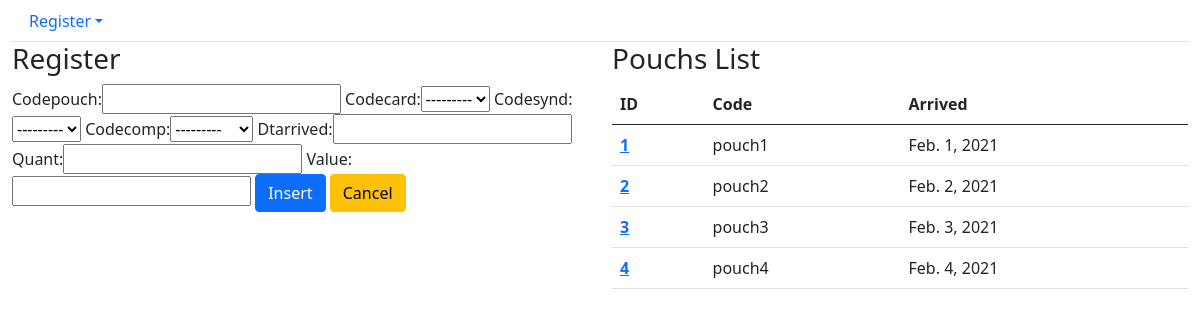
The page /core/pouchs/ on the database its author committed.
### core/models.py (models this page shows, shortened)
class Pouch(models.Model):
    codepouch = models.CharField(max_length=10, blank=False, null=False)
    codecard = models.ForeignKey(Card, blank=False, null=False, on_delete=models.CASCADE)
    codesynd = models.ForeignKey(Syndicate, blank=False, null=False, on_delete=models.CASCADE)
    codecomp = models.ForeignKey(Company, blank=False, null=False, on_delete=models.CASCADE)
    dtarrived = models.DateField(blank=False, null=False, validators=[verify_date])
    quant = models.IntegerField(blank=False, null=False)
    value = models.DecimalField(max_digits=11, decimal_places=2, blank=False, null=False)

### core/views.py (the view)
# urls.py: path('pouchs/', pouch_list, name='core_pouch_list'),
def pouch_list(request):
    pouchs = Pouch.objects.all()
    form = PouchForm
    data = {'pouchs': pouchs, 'form': form}
    return render(request, 'core/pouch_list.html', data)

### core/models.py (called while the page is built)
    def __str__(self):
        return self.namecard

    def __str__(self):
        return self.namesynd

    def __str__(self):
        return self.namecomp

### core/templates/core/pouch_list.html (shortened to what this page needs)
{% extends 'base.html' %}
{% load bootstrap %}
{% block main %}
    <div class="row">
        <div class="col-sm-6">
            <h3>Register</h3>
            <form action="{% url 'core_pouch_insert' %}" method="POST">
                {{ form|bootstrap }}
                <button type="submit" class="btn btn-primary">Insert</button>
                <a href="{% url 'index' %}" class="btn btn-warning">Cancel</a>
            </form>
        </div>
        <div class="col-sm-6">
            <h3>Pouchs List</h3>
            <table class="table">
              <thead>
                <tr>
                  <th scope="col">ID</th>
                  <th scope="col">Code</th>
                  <th scope="col">Arrived</th>
                </tr>
              </thead>
              <tbody>
                {% for pouch in pouchs %}
                <tr>
                  <th scope="row"><a href="{% url 'core_pouch_edit' pouch.id %}">{{ pouch.id }}</th>
                  <td>{{ pouch.codepouch }}</td>
                  <td>{{ pouch.dtarrived }}</td>
                </tr>
               {% endfor %}
              </tbody>
            </table>
        </div>
    </div>
{% endblock %}}

### rows shown on the page
Pouch: id "1", codepouch "pouch1", dtarrived "Feb. 1, 2021"
Pouch: id "2", codepouch "pouch2", dtarrived "Feb. 2, 2021"
Pouch: id "3", codepouch "pouch3", dtarrived "Feb. 3, 2021"
Pouch: id "4", codepouch "pouch4", dtarrived "Feb. 4, 2021"
